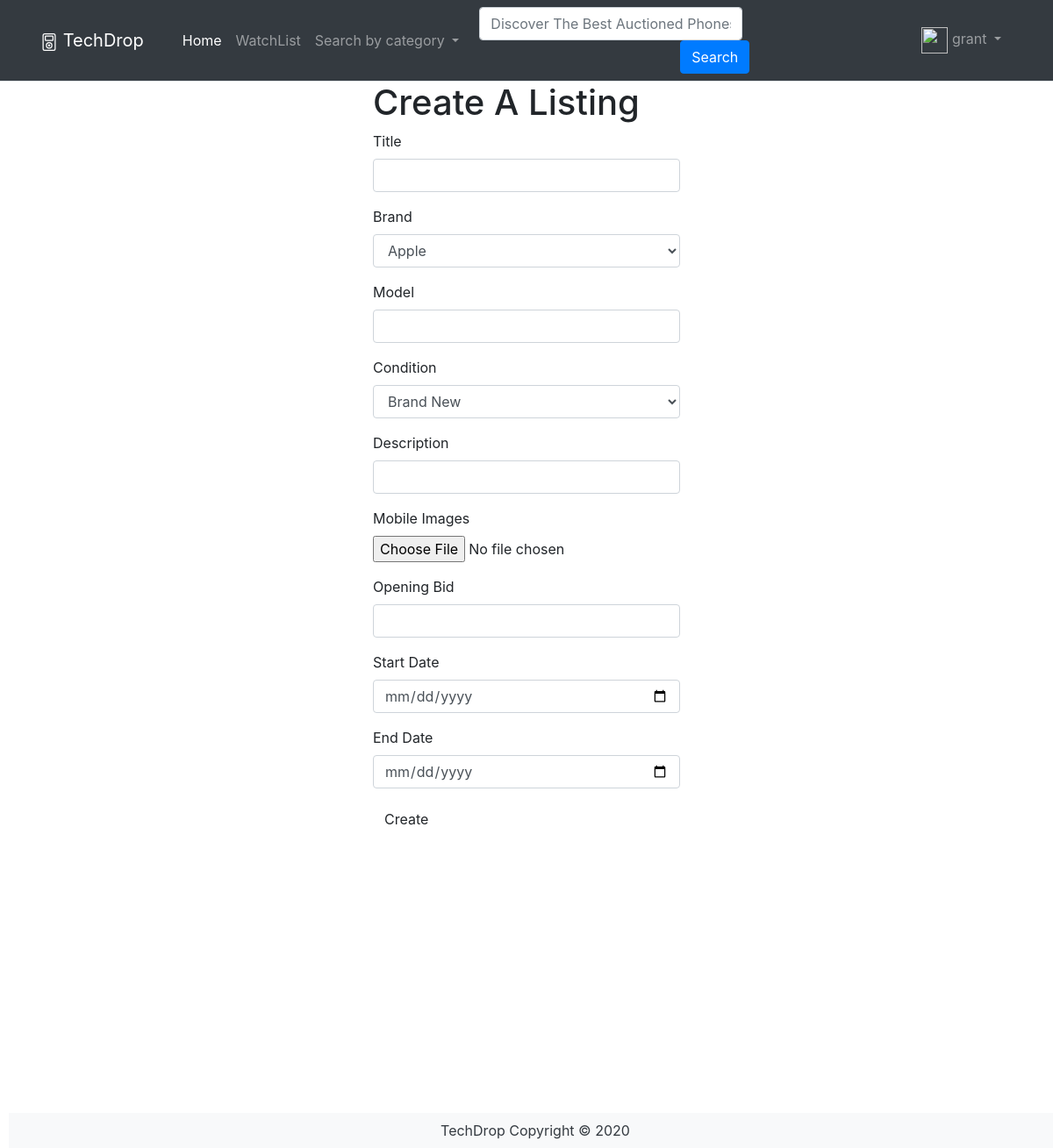
The app's page /auctions/create (signed in), older data.
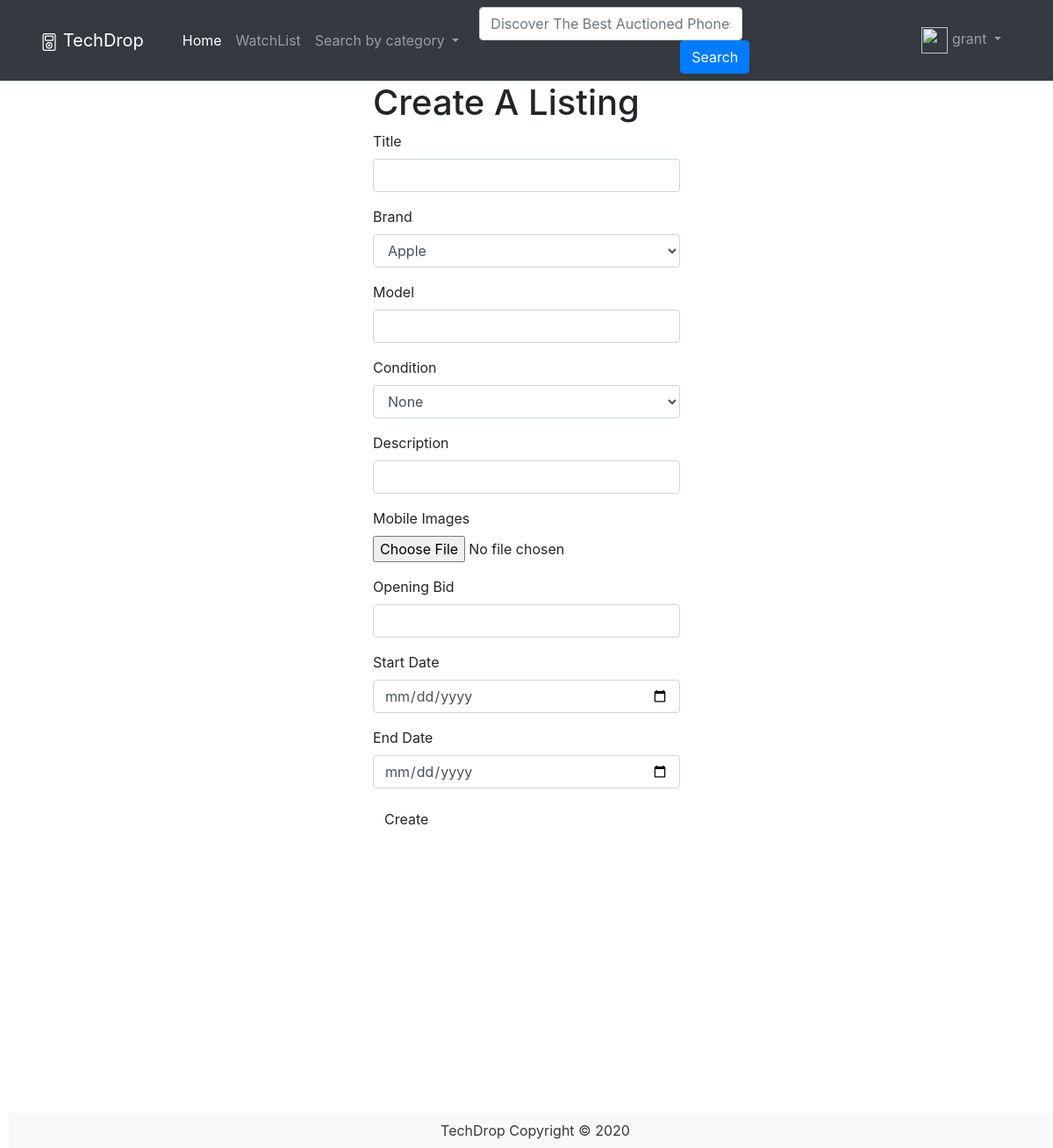
The same page, newer data.
### PhoneApp/models.py (models this page shows, shortened)
class Condition(db.Model):
    __tablename__ = 'condition'
    id = db.Column(db.Integer, primary_key=True)
    condition = db.Column(db.String(50))
    auctions = db.relationship('Auctions', backref='condition')

### PhoneApp/auctions.py (the view, shortened to what this page needs)
@bp.route('/create', methods=['GET', 'POST'])
@login_required
def create():
    print('Method type: ', request.method)
    create_form = AuctionsForm()
    return render_template('auctions/create.html', form=create_form)

### PhoneApp/forms.py (shortened to what this page needs)
class AuctionsForm(FlaskForm):
    title = StringField('Title', validators=[
        InputRequired('Title is required')])
    brand = QuerySelectField(
        query_factory=brand_query, allow_blank=False, get_label='brand')
    model = StringField('Model', validators=[
                        InputRequired('Model is required')])
    condition = QuerySelectField(
        query_factory=condition_query, allow_blank=False, get_label='condition')
    description = StringField('Description', validators=[InputRequired('Description is required'),
                                                         Length(min=10, max=300, message='Description is too short or too long')])
    image = FileField('Mobile Images', validators=[
        FileRequired(message='Please add an image'),
        FileAllowed(ALLOWED_FILE, message="Only supports valid filetypes")])
    open_bid = FloatField('Opening Bid', [validators.NumberRange(min=100)])
    start = DateField('Start Date', id='datepick')
    end = DateField('End Date', id='datepick')
    submit = SubmitField('Create')

### PhoneApp/forms.py (called while the page is built)
def condition_query():
    return Condition.query

def brand_query():
    return Brand.query

### PhoneApp/templates/Auctions/create.html (shortened to what this page needs)
{% extends "base.html" %}
{% import "bootstrap/wtf.html" as wtf %}
{% block content %}
<div class="container">
  <div class="row">
    <div class='col-md-4'></div>
    <div class='col-md-4'>
      <h1>Create A Listing</h1>
      {{ wtf.quick_form(form) }}
    </div>
  </div>
</div>
{% endblock %}

Row changes from the older to the newer data that the page shows:
no longer on this page (row edited): Condition: condition "Brand New"
Text that changed along with them:
form field condition: (not shown) → "None"
